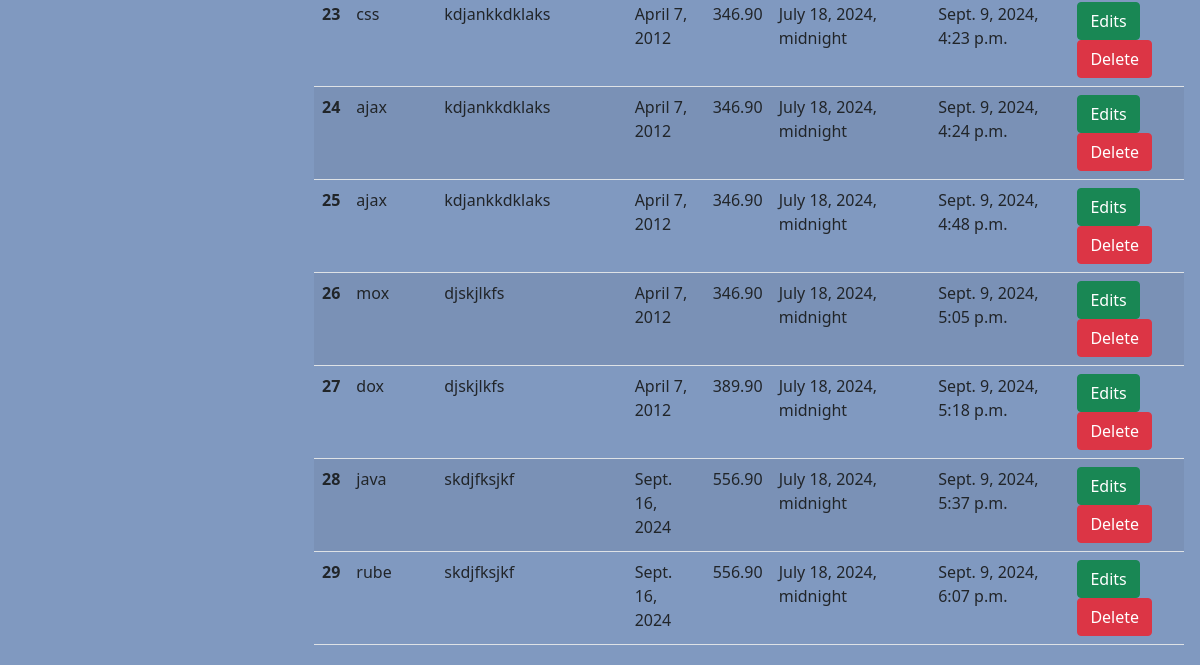
Before: /home/ (lower part) with the older database file.
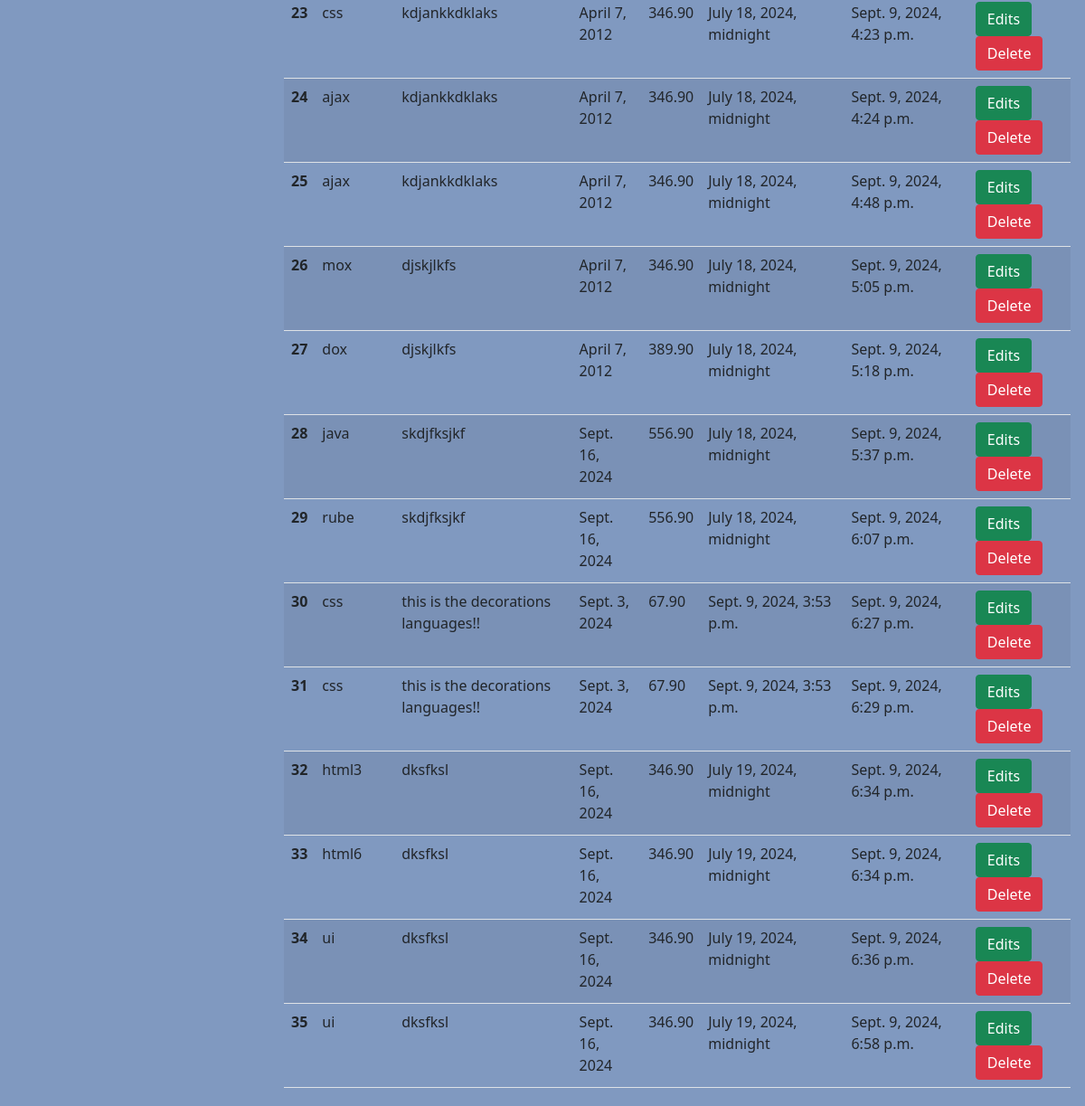
After: the same page with the newer database file.
### book_app/models.py (models this page shows, shortened)
class Book(models.Model):
    title = models.CharField(max_length=200)
    author = models.CharField(max_length=100)
    description = models.TextField()
    published_date = models.DateField()
    price = models.DecimalField(max_digits=5, decimal_places=2)
    created_at = models.DateTimeField(auto_now=False, auto_now_add=False)
    updated_at=models. DateTimeField (auto_now=True)

### book_app/views.py (the view)
# urls.py: path("home/", views.index, name="index"),
def index(request):
    if request.method == "POST":
        form=bookform(request.POST)
        if form.is_valid():
            form.save()
            form=bookform()
    else:
        form=bookform()
    data=Book.objects.all()
    return render(request,"home.html",{"form":form,"data":data})

### book_app/forms.py
class bookform(forms.ModelForm):
    class Meta:
        model=Book
        fields="__all__"
        widgets = {
            "title": forms.TextInput(attrs={'class':'form-control'}),
            "author": forms.TextInput(attrs={'class':'form-control'}),
            "descriptions": forms.TextInput(attrs={'class':'form-control'}),
            "published_date": forms.DateInput(attrs={'class':'form-control'}),
            "price": forms.TextInput(attrs={'class':'form-control'}),
            "created_at": forms.DateTimeInput(attrs={'class':'form-control'}),
            "updated_at": forms.DateTimeInput(attrs={'class':'form-control'}),
        }

### templates/home.html (shortened to what this page needs)
<!doctype html>
<html lang="en">
<head>
  <link href="https://cdn.jsdelivr.net/npm/bootstrap@5.0.2/dist/css/bootstrap.min.css" rel="stylesheet"
>
</head>
<body style="background: #8099c0;">
  <div class="container-flude">
      <div class="row m-1">
          <div class="col-sm-3 rounded">
          </div>
          <div class="col-sm-9">
              <table class="table table-striped">
                <tbody>
                  {% for data in data %}
                  <tr>
                    <th scope="row">{{data.id}}</th>
                    <td>{{data.title}}</td>
                    <td>{{data.description}}</td>
                    <td>{{data.published_date}}</td>
                    <td>{{data.price}}</td>
                    <td>{{data.created_at}}</td>
                    <td>{{data.updated_at}}</td>
                    <td>
                      <a href="{% url 'edit' data.id %}" class="btn btn-success" >Edits</a>
                      <form action="{% url 'delete' data.id %}"  method="post" class="d-inline">
                        <input type="submit" class ="btn btn-danger"  value="Delete">
                      </form>
                    </td>
                  </tr>
                  {% endfor %}
                </tbody>
              </table>
          </div>
      </div>
  </div>
</body>
</html>

Changed rows visible on the page:
added Book: id "30", title "css", description "this is the decorations languages!!", published_date "Sept. 3, 2024", price "67.90", created_at "Sept. 9, 2024, 3:53 p.m.", updated_at "Sept. 9, 2024, 6:27 p.m."
added Book: id "31", title "css", description "this is the decorations languages!!", published_date "Sept. 3, 2024", price "67.90", created_at "Sept. 9, 2024, 3:53 p.m.", updated_at "Sept. 9, 2024, 6:29 p.m."
added Book: id "32", title "html3", description "dksfksl", published_date "Sept. 16, 2024", price "346.90", created_at "July 19, 2024, midnight", updated_at "Sept. 9, 2024, 6:34 p.m."
added Book: id "33", title "html6", description "dksfksl", published_date "Sept. 16, 2024", price "346.90", created_at "July 19, 2024, midnight", updated_at "Sept. 9, 2024, 6:34 p.m."
added Book: id "34", title "ui", description "dksfksl", published_date "Sept. 16, 2024", price "346.90", created_at "July 19, 2024, midnight", updated_at "Sept. 9, 2024, 6:36 p.m."
added Book: id "35", title "ui", description "dksfksl", published_date "Sept. 16, 2024", price "346.90", created_at "July 19, 2024, midnight", updated_at "Sept. 9, 2024, 6:58 p.m."
